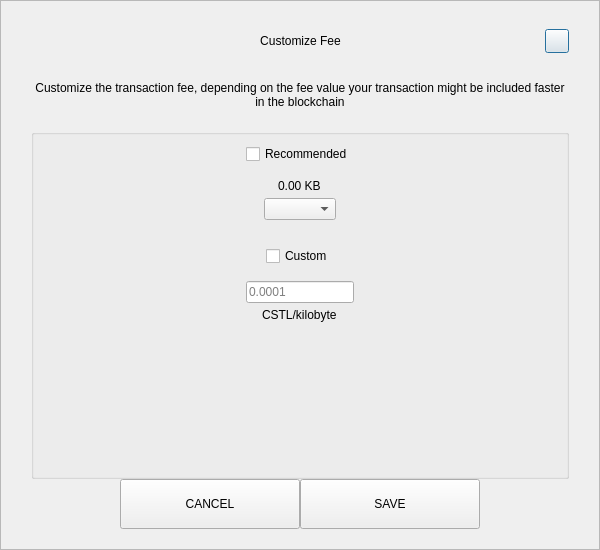
<?xml version="1.0" encoding="UTF-8"?>
<ui version="4.0">
 <class>SendCustomFeeDialog</class>
 <widget class="QDialog" name="SendCustomFeeDialog">
  <property name="geometry">
   <rect>
    <x>0</x>
    <y>0</y>
    <width>600</width>
    <height>550</height>
   </rect>
  </property>
  <property name="windowTitle">
   <string>Form</string>
  </property>
  <layout class="QVBoxLayout" name="verticalLayout_3">
   <property name="spacing">
    <number>0</number>
   </property>
   <property name="leftMargin">
    <number>0</number>
   </property>
   <property name="topMargin">
    <number>0</number>
   </property>
   <property name="rightMargin">
    <number>0</number>
   </property>
   <property name="bottomMargin">
    <number>0</number>
   </property>
   <item>
    <widget class="QFrame" name="frame">
     <property name="styleSheet">
      <string notr="true"/>
     </property>
     <property name="frameShape">
      <enum>QFrame::StyledPanel</enum>
     </property>
     <property name="frameShadow">
      <enum>QFrame::Raised</enum>
     </property>
     <layout class="QVBoxLayout" name="verticalLayout_2">
      <property name="spacing">
       <number>0</number>
      </property>
      <property name="leftMargin">
       <number>30</number>
      </property>
      <property name="topMargin">
       <number>20</number>
      </property>
      <property name="rightMargin">
       <number>30</number>
      </property>
      <property name="bottomMargin">
       <number>20</number>
      </property>
      <item>
       <layout class="QHBoxLayout" name="horizontalLayout_3">
        <property name="spacing">
         <number>0</number>
        </property>
        <item>
         <spacer name="horizontalSpacer_21">
          <property name="orientation">
           <enum>Qt::Horizontal</enum>
          </property>
          <property name="sizeHint" stdset="0">
           <size>
            <width>40</width>
            <height>20</height>
           </size>
          </property>
         </spacer>
        </item>
        <item>
         <widget class="QLabel" name="labelTitle">
          <property name="minimumSize">
           <size>
            <width>0</width>
            <height>40</height>
           </size>
          </property>
          <property name="maximumSize">
           <size>
            <width>16777215</width>
            <height>40</height>
           </size>
          </property>
          <property name="styleSheet">
           <string notr="true">padding-left:24px;</string>
          </property>
          <property name="text">
           <string>Customize Fee</string>
          </property>
          <property name="alignment">
           <set>Qt::AlignCenter</set>
          </property>
          <property name="margin">
           <number>7</number>
          </property>
         </widget>
        </item>
        <item>
         <spacer name="horizontalSpacer">
          <property name="orientation">
           <enum>Qt::Horizontal</enum>
          </property>
          <property name="sizeHint" stdset="0">
           <size>
            <width>40</width>
            <height>20</height>
           </size>
          </property>
         </spacer>
        </item>
        <item>
         <widget class="QPushButton" name="btnEsc">
          <property name="minimumSize">
           <size>
            <width>24</width>
            <height>24</height>
           </size>
          </property>
          <property name="maximumSize">
           <size>
            <width>24</width>
            <height>24</height>
           </size>
          </property>
          <property name="text">
           <string/>
          </property>
         </widget>
        </item>
       </layout>
      </item>
      <item>
       <spacer name="verticalSpacer_2">
        <property name="orientation">
         <enum>Qt::Vertical</enum>
        </property>
        <property name="sizeType">
         <enum>QSizePolicy::Fixed</enum>
        </property>
        <property name="sizeHint" stdset="0">
         <size>
          <width>20</width>
          <height>20</height>
         </size>
        </property>
       </spacer>
      </item>
      <item>
       <widget class="QLabel" name="labelMessage">
        <property name="text">
         <string>Customize the transaction fee, depending on the fee value your transaction might be included faster in the blockchain</string>
        </property>
        <property name="alignment">
         <set>Qt::AlignCenter</set>
        </property>
        <property name="wordWrap">
         <bool>true</bool>
        </property>
       </widget>
      </item>
      <item>
       <spacer name="verticalSpacer_3">
        <property name="orientation">
         <enum>Qt::Vertical</enum>
        </property>
        <property name="sizeType">
         <enum>QSizePolicy::Fixed</enum>
        </property>
        <property name="sizeHint" stdset="0">
         <size>
          <width>20</width>
          <height>20</height>
         </size>
        </property>
       </spacer>
      </item>
      <item>
       <widget class="QGroupBox" name="groupBox">
        <property name="title">
         <string/>
        </property>
        <layout class="QVBoxLayout" name="verticalLayout">
         <property name="leftMargin">
          <number>12</number>
         </property>
         <property name="rightMargin">
          <number>12</number>
         </property>
         <item>
          <layout class="QVBoxLayout" name="verticalLayout_4">
           <property name="spacing">
            <number>5</number>
           </property>
           <item alignment="Qt::AlignHCenter">
            <widget class="QCheckBox" name="checkBoxRecommended">
             <property name="text">
              <string>Recommended</string>
             </property>
            </widget>
           </item>
           <item>
            <spacer name="verticalSpacer_5">
             <property name="orientation">
              <enum>Qt::Vertical</enum>
             </property>
             <property name="sizeType">
              <enum>QSizePolicy::Fixed</enum>
             </property>
             <property name="sizeHint" stdset="0">
              <size>
               <width>20</width>
               <height>10</height>
              </size>
             </property>
            </spacer>
           </item>
           <item alignment="Qt::AlignHCenter">
            <widget class="QLabel" name="labelFee">
             <property name="text">
              <string>0.00 KB</string>
             </property>
            </widget>
           </item>
           <item alignment="Qt::AlignHCenter">
            <widget class="QComboBox" name="comboBoxRecommended"/>
           </item>
          </layout>
         </item>
         <item>
          <spacer name="verticalSpacer">
           <property name="orientation">
            <enum>Qt::Vertical</enum>
           </property>
           <property name="sizeType">
            <enum>QSizePolicy::Fixed</enum>
           </property>
           <property name="sizeHint" stdset="0">
            <size>
             <width>20</width>
             <height>20</height>
            </size>
           </property>
          </spacer>
         </item>
         <item>
          <layout class="QVBoxLayout" name="verticalLayout_5">
           <property name="spacing">
            <number>5</number>
           </property>
           <item alignment="Qt::AlignHCenter">
            <widget class="QCheckBox" name="checkBoxCustom">
             <property name="text">
              <string>Custom</string>
             </property>
            </widget>
           </item>
           <item>
            <spacer name="verticalSpacer_6">
             <property name="orientation">
              <enum>Qt::Vertical</enum>
             </property>
             <property name="sizeType">
              <enum>QSizePolicy::Fixed</enum>
             </property>
             <property name="sizeHint" stdset="0">
              <size>
               <width>20</width>
               <height>10</height>
              </size>
             </property>
            </spacer>
           </item>
           <item alignment="Qt::AlignHCenter">
            <widget class="QLineEdit" name="lineEditCustomFee">
             <property name="placeholderText">
              <string notr="true">0.0001</string>
             </property>
            </widget>
           </item>
           <item alignment="Qt::AlignHCenter">
            <widget class="QLabel" name="labelCustomFee">
             <property name="text">
              <string>CSTL/kilobyte</string>
             </property>
            </widget>
           </item>
          </layout>
         </item>
         <item>
          <spacer name="verticalSpacer_4">
           <property name="orientation">
            <enum>Qt::Vertical</enum>
           </property>
           <property name="sizeHint" stdset="0">
            <size>
             <width>20</width>
             <height>40</height>
            </size>
           </property>
          </spacer>
         </item>
        </layout>
       </widget>
      </item>
      <item>
       <layout class="QHBoxLayout" name="horizontalLayout" stretch="1,2,2,1">
        <item>
         <spacer name="horizontalSpacer1">
          <property name="orientation">
           <enum>Qt::Horizontal</enum>
          </property>
          <property name="sizeHint" stdset="0">
           <size>
            <width>40</width>
            <height>20</height>
           </size>
          </property>
         </spacer>
        </item>
        <item>
         <widget class="QPushButton" name="btnCancel">
          <property name="minimumSize">
           <size>
            <width>180</width>
            <height>50</height>
           </size>
          </property>
          <property name="focusPolicy">
           <enum>Qt::NoFocus</enum>
          </property>
          <property name="text">
           <string>CANCEL</string>
          </property>
         </widget>
        </item>
        <item>
         <widget class="QPushButton" name="btnSave">
          <property name="minimumSize">
           <size>
            <width>180</width>
            <height>50</height>
           </size>
          </property>
          <property name="focusPolicy">
           <enum>Qt::NoFocus</enum>
          </property>
          <property name="text">
           <string>SAVE</string>
          </property>
         </widget>
        </item>
        <item>
         <spacer name="horizontalSpacer_2">
          <property name="orientation">
           <enum>Qt::Horizontal</enum>
          </property>
          <property name="sizeHint" stdset="0">
           <size>
            <width>40</width>
            <height>20</height>
           </size>
          </property>
         </spacer>
        </item>
       </layout>
      </item>
     </layout>
    </widget>
   </item>
  </layout>
 </widget>
 <resources/>
 <connections/>
</ui>
